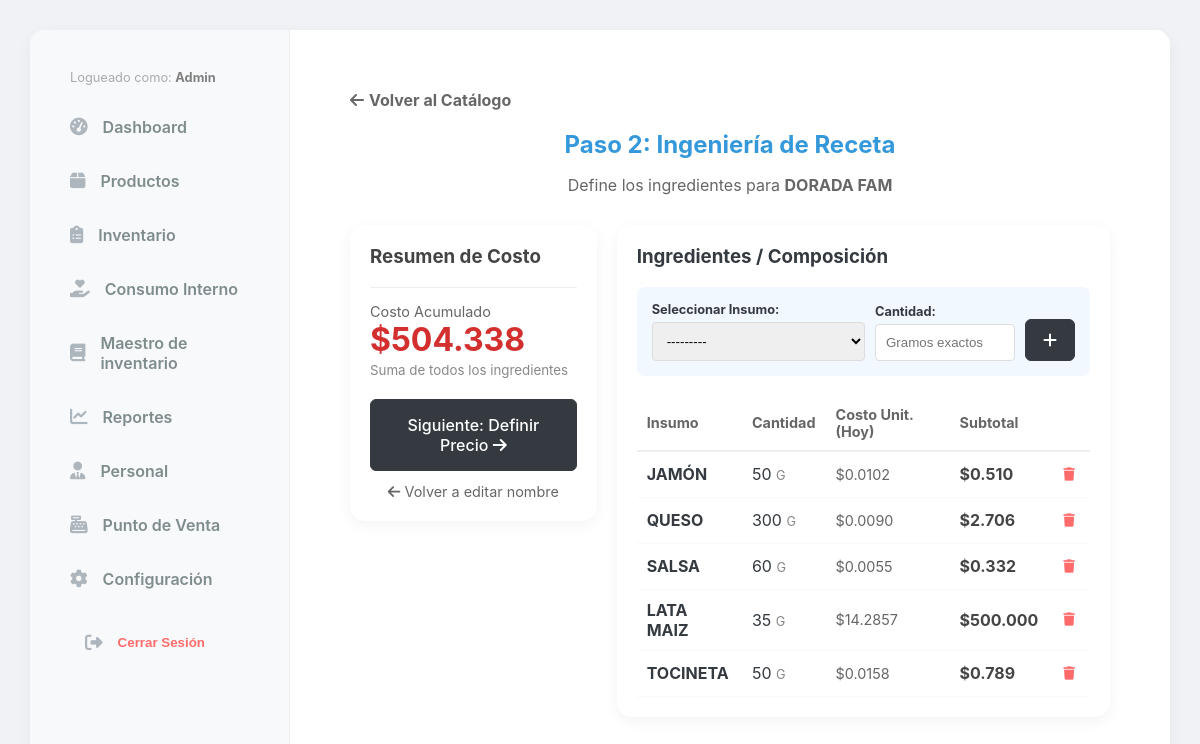
The page /productos/receta/4/ (signed in) on the database as committed earlier.
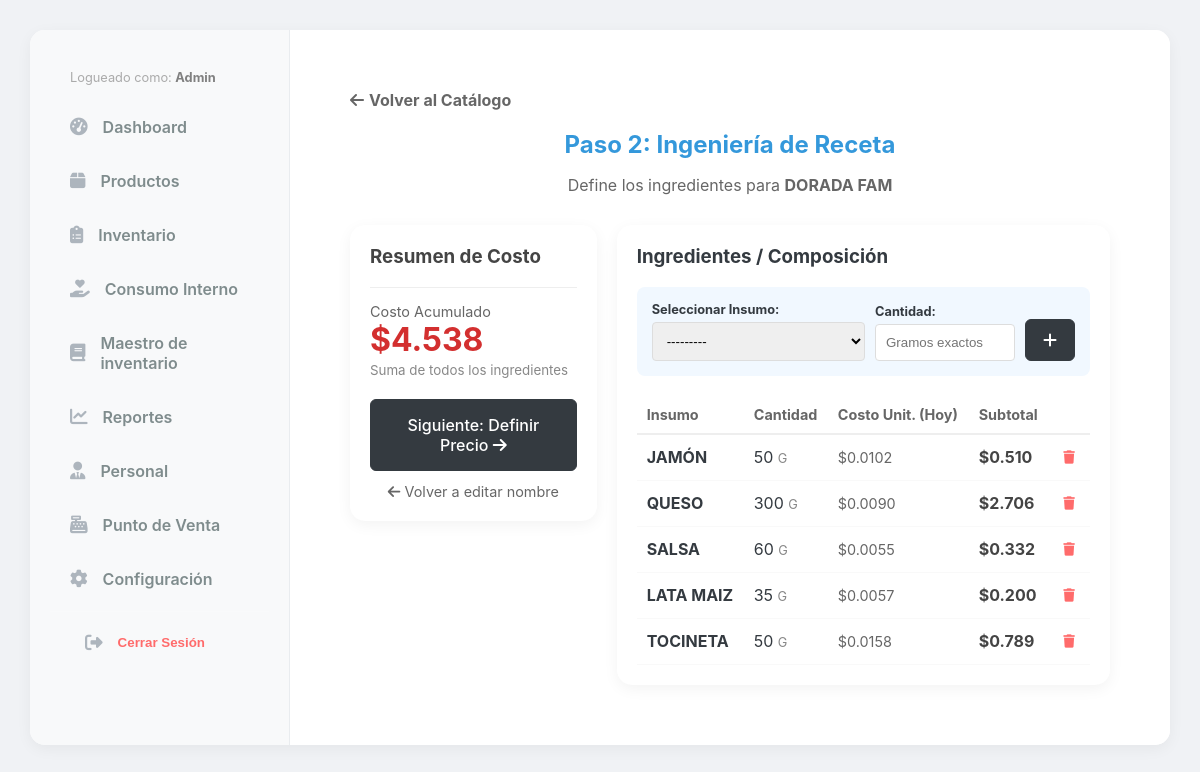
The same page on the database as committed later.
### tables/models.py (models this page shows, shortened)
class IngredienteProducto(models.Model):
    producto = models.ForeignKey(Producto, on_delete=models.CASCADE, related_name='ingredientes')
    insumo = models.ForeignKey(Insumo, on_delete=models.PROTECT, verbose_name="Insumo (Inventario)")
    cantidad = models.DecimalField(max_digits=10, decimal_places=4, help_text="Cantidad a descontar del inventario (Ej: 0.200 para 200g)")
    @property
    def costo_parcial(self):
        return self.cantidad * self.insumo.costo_unitario

### inventory/models.py (models this page shows, shortened)
class Insumo(models.Model):
    nombre = models.CharField(max_length=200)
    categoria = models.ForeignKey(CategoriaInsumo, on_delete=models.SET_NULL, null=True)
    unidad = models.ForeignKey(UnidadMedida, on_delete=models.PROTECT, verbose_name="Unidad Base")
    precio_venta_extra = models.DecimalField(max_digits=10, decimal_places=2, default=0.00, verbose_name="Precio de Venta Extra ($)")
    cantidad_porcion_extra = models.DecimalField(max_digits=10, decimal_places=4, default=0.00, help_text="Cantidad a descontar por cada extra vendido (Ej: 0.050 para 50g)")
    peso_standar = models.DecimalField(
        max_digits=12,
        decimal_places=3,
        default=1,
        verbose_name="Peso por Unidad de Compra (Gr/Ml)"
    )
    precio_mercado = models.DecimalField(max_digits=12, decimal_places=2, default=0, verbose_name="Costo de la Unidad ($)")
    merma_porcentaje = models.DecimalField(max_digits=5, decimal_places=2, default=0, verbose_name="% Merma")
    rendimiento = models.DecimalField(
        max_digits=12,
        decimal_places=3,
        default=1,
        verbose_name="Rendimiento (Cantidad Final Producida)"
    )
    costo_unitario = models.DecimalField(max_digits=12, decimal_places=6, default=0, verbose_name="Costo Real x Gramo")
    stock_actual = models.DecimalField(max_digits=12, decimal_places=3, default=0)
    stock_minimo = models.DecimalField(max_digits=12, decimal_places=3, default=500)
    es_insumo_compuesto = models.BooleanField(default=False)
    def __str__(self): return f"{self.nombre}"
    es_extra = models.BooleanField(
        default=False,
        verbose_name="¿Se vende como Extra?",
        help_text="Marca esta casilla si este ingrediente puede ser agregado como extra en un producto."
    )

class UnidadMedida(models.Model):
    nombre = models.CharField(max_length=50)
    codigo = models.CharField(max_length=10)
    factor = models.DecimalField(max_digits=10, decimal_places=4, default=1, help_text="1 para Gramos/ML. 1000 para KG/L.")

### tables/views.py (the view)
# urls.py: path('productos/receta/<int:pk>/', views.recipe_manager, name='recipe_manager'),
@staff_member_required
def recipe_manager(request, pk):
    producto = get_object_or_404(Producto, pk=pk)
    if request.method == 'POST':
        if 'delete_ingrediente' in request.POST:
            ing_id = request.POST.get('delete_ingrediente')
            IngredienteProducto.objects.filter(id=ing_id).delete()
            messages.warning(request, "Ingrediente eliminado.")
            return redirect('recipe_manager', pk=pk)
        form = RecetaProductoForm(request.POST)
        if form.is_valid():
            ingrediente = form.save(commit=False)
            ingrediente.producto = producto
            ingrediente.save()
            messages.success(request, "Ingrediente agregado.")
            return redirect('recipe_manager', pk=pk)
    else:
        form = RecetaProductoForm()
    context = {
        'producto': producto,
        'ingredientes': producto.ingredientes.all(),
        'form': form,
        'costo_total': producto.costo_receta,
    }
    return render(request, 'products/recipe_manager.html', context)

### tables/forms.py
class RecetaProductoForm(forms.ModelForm): # O el nombre que tenga tu formulario de receta
    class Meta:
        model = IngredienteProducto # O tu modelo intermedio
        fields = ['insumo', 'cantidad']
        widgets = {
            'insumo': forms.Select(attrs={'class': 'form-input'}),
            'cantidad': forms.NumberInput(attrs={'class': 'form-input', 'step': '1', 'placeholder': 'Gramos exactos'}),
        }

### core/context_processors.py (called while the page is built)
def configuracion_global(request):
    return {
        'config': Configuracion.get_solo()
    }

### core/models.py (called while the page is built)
    @classmethod
    def get_solo(cls):
        obj, created = cls.objects.get_or_create(id=1)
        return obj

### tables/models.py (called while the page is built)
    @property
    def costo_receta(self):
        total_costo = Decimal('0.00')
        for ingrediente in self.ingredientes.all():
            if ingrediente.insumo:
                total_costo += ingrediente.cantidad * ingrediente.insumo.costo_unitario
        return total_costo

### tables/templates/products/recipe_manager.html (shortened to what the changed rows need)
{% extends 'base.html' %}
{% load static %}
{% block content %}
<div style="padding: 20px; max-width: 1200px; margin: 0 auto;">
    <div style="text-align: center; margin-bottom: 30px;">
        <h2 style="color: var(--primary-blue); margin-bottom: 5px;">Paso 2: Ingeniería de Receta</h2>
    </div>
    <div style="display: grid; grid-template-columns: 1fr 2fr; gap: 20px;">
        <div class="card-style" style="height: fit-content; position: sticky; top: 20px;">
            <div style="margin-bottom: 20px;">
                <div style="font-size: 0.9em; color: #666;">Costo Acumulado</div>
                <div style="font-size: 2em; font-weight: bold; color: #d32f2f;">
                    ${{ costo_total|floatformat:-3 }}
                </div>
                <small style="color: #888;">Suma de todos los ingredientes</small>
            </div>
        </div>
        <div class="card-style">
            <table style="width: 100%; border-collapse: collapse;">
                <thead>
                    <tr style="text-align: left; border-bottom: 2px solid #eee; color: #666; font-size: 0.9em;">
                        <th style="padding: 10px;">Insumo</th>
                        <th style="padding: 10px;">Cantidad</th>
                        <th style="padding: 10px;">Costo Unit. (Hoy)</th>
                        <th style="padding: 10px;">Subtotal</th>
                        <th style="padding: 10px;"></th>
                    </tr>
                </thead>
                <tbody>
                    {% for ing in ingredientes %}
                    <tr style="border-bottom: 1px solid #f9f9f9;">
                        <td style="padding: 10px; font-weight: bold;">{{ ing.insumo.nombre }}</td>
                        <td style="padding: 10px;">
                            {{ ing.cantidad|floatformat:0 }} <span style="font-size:0.8em; color:#888;">{{ ing.insumo.unidad.codigo }}</span>
                        </td>
                        <td style="padding: 10px; font-size: 0.9em; color: #666;">
                            ${{ ing.insumo.costo_unitario|floatformat:-4 }}
                        </td>
                        <td style="padding: 10px; font-weight: bold; color: #444;">
                            ${{ ing.costo_parcial|floatformat:-3 }}
                        </td>
                        <td style="padding: 10px; text-align: right;">
                            <form method="POST" onsubmit="return confirm('¿Quitar este ingrediente?');">
                                <button type="submit" style="background: none; border: none; color: #ff6b6b; cursor: pointer; padding: 5px;">
                                    <i class="fas fa-trash"></i>
                                </button>
                            </form>
                        </td>
                    </tr>
                    {% endfor %}
                </tbody>
            </table>
        </div>
    </div>
</div>
{% endblock %}

Rows that differ between the two databases and show on the page:
changed through a linked row, IngredienteProducto "LATA MAIZ": insumo.costo_unitario "14.2857" → "0.0057"; costo_parcial "500.000" → "0.200"
Other text that changed with them:
{{ costo_total|floatformat:-3 }}: "504.338" → "4.538"
